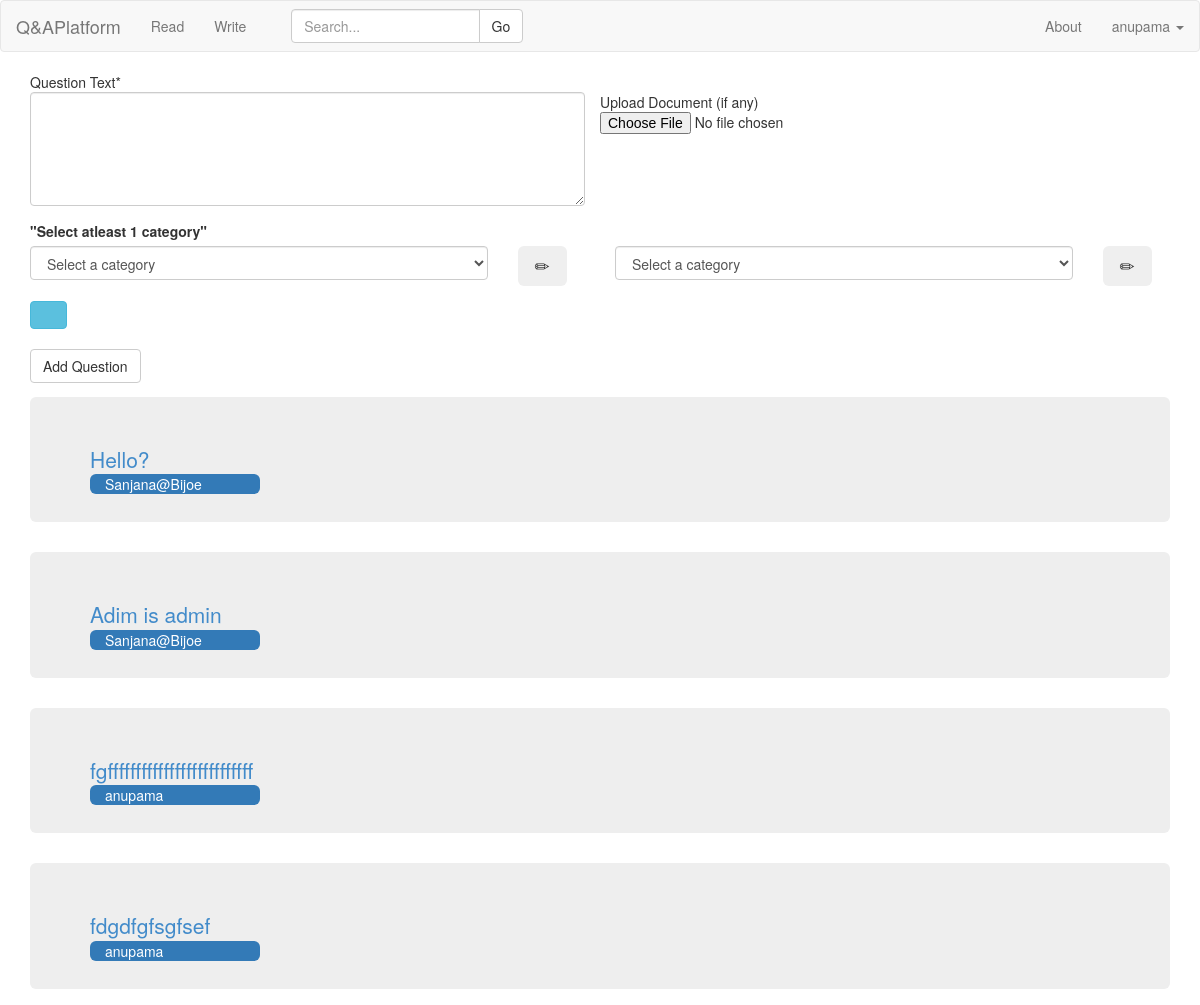
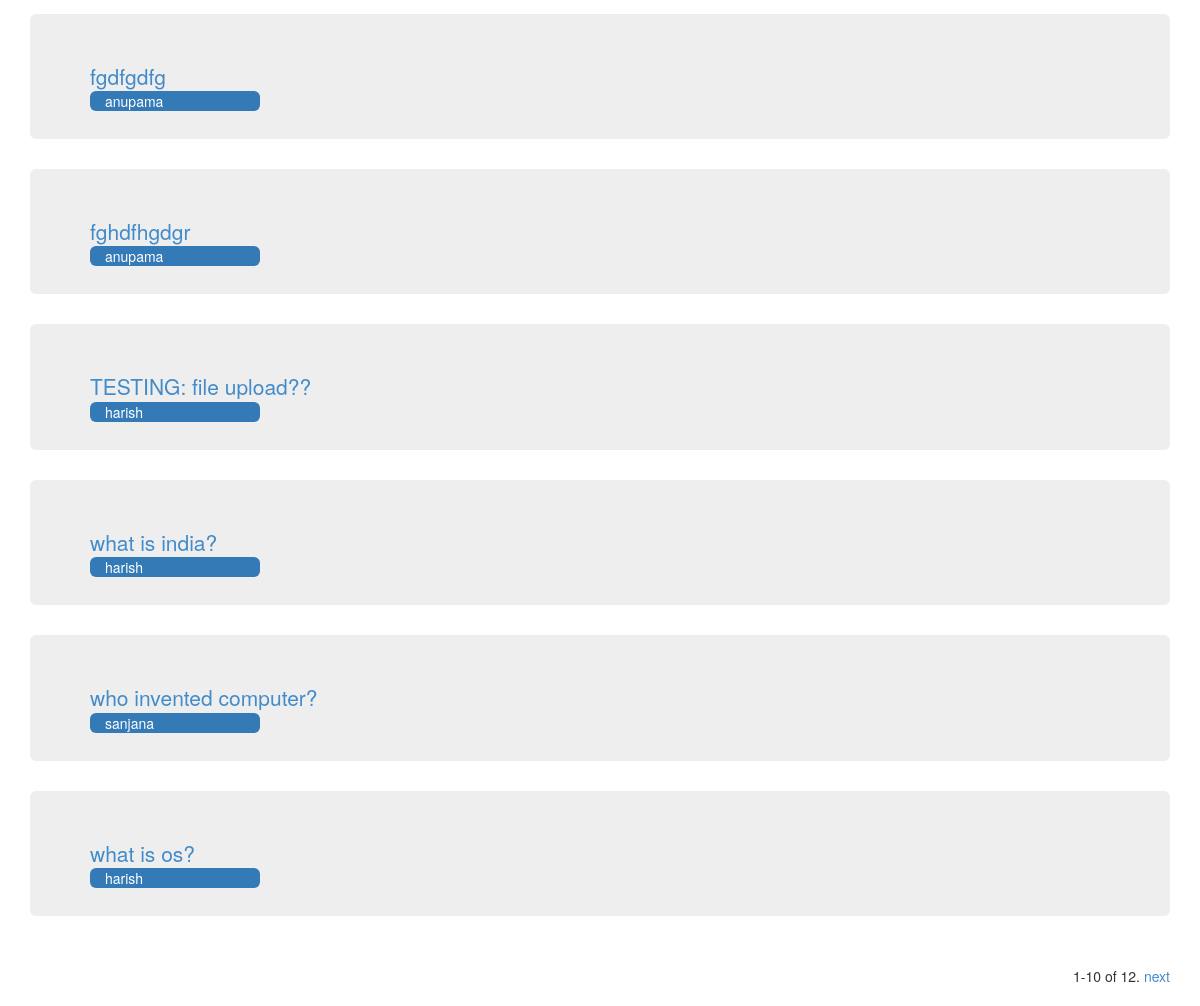
The page /write/ (signed in) on the database its author committed (2 pictures, top to bottom).
### QA/models.py (models this page shows, shortened)
class Question(models.Model):
	question_text = models.TextField(blank=False,null=True)
	follow = models.IntegerField(default=0)
	author = models.ForeignKey(Customuser)
	upload = models.FileField(upload_to='uploads/%Y/%m/%d/',blank=True,null=True) #if null is true then NULL is set if no value
	timestamp = models.DateTimeField(auto_now_add=True, auto_now=False)# but in forms, set blank=True,form can be left.
	updated = models.DateTimeField(auto_now_add=False, auto_now=True)
	category1 = models.ForeignKey(Categories,blank=True,null=True,related_name='category1')
	category2 = models.ForeignKey(Categories,blank=True,null=True,related_name='category2')
	category3 = models.ForeignKey(Categories,blank=True,null=True,related_name='category3')
	category4 = models.ForeignKey(Categories,blank=True,null=True,related_name='category4')
	class Meta:
		ordering = ['follow','-timestamp']

### QA/views.py (the view)
# urls.py: url(r'^write/$',QA.views.listquestions, name='write'),
@login_required
def listquestions(request):
	if request.user.is_superuser:
		return HttpResponseRedirect('/accounts/login')
	category_object = []
	if request.method == 'POST':
		print request.POST
		if request.POST.get("submit","") == "Create Category":
			category = request.POST.get("newcategory","")
			if not Categories.objects.filter(categories = category).exists():
				Categories(categories = category).save()
				category = Categories.objects.get(categories = category)
				return JsonResponse({"category":category.categories,"cid":category.pk}, content_type ="application/json")
			else:
				category = 0
				return HttpResponse({category}, content_type ="application/text")
		form = add_Question_Form(request.POST,request.FILES,)
		category1 = request.POST.get("category1","") ## Dangerous
		category2 = request.POST.get("category2","")
		category3 = request.POST.get("category3","")
		category4 = request.POST.get("category4","")
		for i in {category1,category2,category3,category4}:
			if Categories.objects.filter(categories = i).exists():
				category_object.append(Categories.objects.get(categories = i))
			else:
				C = Categories(categories = i).save()
				category_object.append(C)
		category_object.append(None)
		category_object.append(None)
		category_object.append(None)
		category_object.append(None)
		category_object.append(None)
		form.category1 = category_object[0]
		form.category2 = category_object[1]
		form.category3 = category_object[2]
		form.category4 = category_object[3]
		form.category5 = category_object[4]
		print "the form validity",form.is_valid
		if form.is_valid():
			f = form.save(commit=False)
			f.author=Customuser.objects.get(username=request.user.username)
			f.save()
		return HttpResponseRedirect('/write')
	else:
		form = add_Question_Form()
	qn_list = Question.objects.all()
	qn_count = Question.objects.all().count()
	c = Categories.objects.all()  #change
	MaxQns = 10
	paginator = Paginator(qn_list, MaxQns) # Show MaxQns contacts per page
	page = request.GET.get('page')
	try:
		qns = paginator.page(page)
	except PageNotAnInteger:
		qns = paginator.page(1)
	except EmptyPage:
		qns = paginator.page(paginator.num_pages)
	n1 = (qns.number-1)*MaxQns + 1
	n2 = qns.number*MaxQns
	if n2 > qn_count:
		n2 = qn_count
	context = {
		"list":qns,
		"form":form,
		"categorylist":c,
		"qn_count":qn_count,
		"n1":n1,"n2":n2,
	}
	return render(request,"write.html",context)

### QA/forms.py (shortened to what this page needs)
class add_Question_Form(forms.ModelForm): # just a regular form
    question_text = forms.CharField(label=_("question_text"),
        widget=forms.Textarea({'cols': '40', 'rows': '5'}))
    class Meta:
        model = Question
        fields = ['question_text',  'upload',
        'category1','category2',
        'category3','category4']

### QA/models.py (called while the page is built)
	def __unicode__(self):
		return self.categories

	def __str__(self):
		return self.username

### broadcasts/context_processors.py (called while the page is built)
def broadcast_message(request):
    return {"broadcast_message": BroadcastMessage.objects.latest()}

### broadcasts/managers.py (called while the page is built)
    def active(self):
        return super(BroadcastManager, self).filter(is_published=True)

    def current(self):
        return self.active().filter(end_time__gte=datetime.now()).filter(
            Q(Q(start_time__lte=datetime.now()) | Q(start_time=None)))

    def latest(self):
        try:
            return self.current().order_by("end_time")[0]
        except IndexError:
            return None

### QA/templates/write.html (shortened to what this page needs)
{% extends 'base.html' %}
{% load crispy_forms_tags %}
{% block form_question %}
<div class="container ">
<form method='POST' enctype="multipart/form-data" action=''>
	<div class='row'>
	<div id='qtext' class='form-group col-md-6'>
		Question Text*
		<textarea class="textarea form-control" cols="40" id="id_question_text" name="question_text" rows="5"></textarea>
	</div>
	<br>
	<div>
		Upload Document (if any)
		<input class="clearablefileinput" id="id_upload" name="upload" type="file">
	</div>
    </div>
	<label>"Select atleast 1 category"</label>
	<div class='row'>
	<div class='form-group col-md-5' align="left">
		<select class="select form-control" id="id_category1" name="category1">
			<option value="0" selected="selected">Select a category</option>
		</select>
	</div>
	<div class='form-group col-md-1'>
		<button type="button" class="btn btn-lg" data-toggle="modal" data-target=".bs-example-modal-sm">
		<span class="glyphicon glyphicon-pencil" aria-hidden="true"></span>
	</button>
	</div>
	<div class='form-group col-md-5' align="left">
		<select class="select form-control" id="id_category2"  name="category2">
			<option value="" selected="selected">Select a category</option>
		</select>
	</div>
	<div class='form-group col-md-1'>
		<button type="button" class="btn btn-lg" data-toggle="modal" data-target=".bs-example-modal-sm">
		<span class="glyphicon glyphicon-pencil" aria-hidden="true"></span>
	</button>
	</div>
	</div>
<button type="button" class="btn btn-info" data-toggle="collapse" data-target="#default-hidden-row">
<span class="glyphicon glyphicon-chevron-down" aria-hidden="true"></span>
</button>
<br><br>
<input class='btn btn-default' type='submit' value='Add Question'/>
</form>
</div>
{% endblock %}
{% block question_container %}
{% for i in list %}
<div class="container">
	<div class="jumbotron">
		<a class="lead" href="{{i.pk}}">{{i.question_text}}<br></a>
		<div class="col-xs-2 col-sm-2 bg-primary img-rounded">
	    {{i.author}}
	    </div>
	</div>
</div>
{% endfor %}
{% endblock %}
{% block read_container %}
<div class="container text-right">
<div class="pagination">
    <span class="step-links">
        <span class="current">
            {{ n1 }}-{{ n2 }} of {{ qn_count }}.
        </span>
        {% if list.has_next %}
            <a href="?page={{ list.next_page_number }}">next</a>
        {% endif %}
    </span>
</div>
</div>
{% endblock %}

### QA/templates/navbar.html (shortened to what this page needs)
<nav class="navbar navbar-default" role="navigation">
  <div class="navbar-header">
   <a class="navbar-brand" href="/">Q&amp;APlatform</a>
  </div>
  <div class="collapse navbar-collapse" id="bs-example-navbar-collapse-1">
    <ul class="nav navbar-nav">
      <li><a href="{% url 'read' %}">Read</a></li>
      <li><a href="{% url 'write' %}">Write</a></li>
    </ul>
    <div class="col-sm-3 col-md-3">
        <form class="navbar-form" type="get" action="{% url 'search' %}" >
        <div class="input-group">
            <input id="search_box" type="text" name="search_box"  placeholder="Search..." class="form-control" >
            <div class="input-group-btn">
                <button id="search_submit" class="btn btn-default" type="submit">Go</button>
            </div>
        </div>
        </form>
    </div>
    <ul class="nav navbar-nav navbar-right">
      <li><a href="#">About</a></li>
      <li class="dropdown">
        <a href="#" class="dropdown-toggle" data-toggle="dropdown">{{request.user.first_name}} <b class="caret"></b></a>
      </li>
    </ul>
  </div>
</nav>

### static/our_static/css/navbar-static-top.css (style rules this page uses)
body { min-height: 2000px; }

### rows shown on the page
Question: question_text "Hello?", author "Sanjana@Bijoe"
Question: question_text "Adim is admin", author "Sanjana@Bijoe"
Question: question_text "fgffffffffffffffffffffffffff", author "anupama"
Question: question_text "fdgdfgfsgfsef", author "anupama"
Question: question_text "fgdfgdfg", author "anupama"
Question: question_text "fghdfhgdgr", author "anupama"
Question: question_text "TESTING: file upload??", author "harish"
Question: question_text "what is india?", author "harish"
Question: question_text "who invented computer?", author "sanjana"
Question: question_text "what is os?", author "harish"

### other values the page prints
{{ request.user.first_name }} "anupama"
{{ n1 }} "1"
{{ n2 }} "10"
{{ qn_count }} "12"
